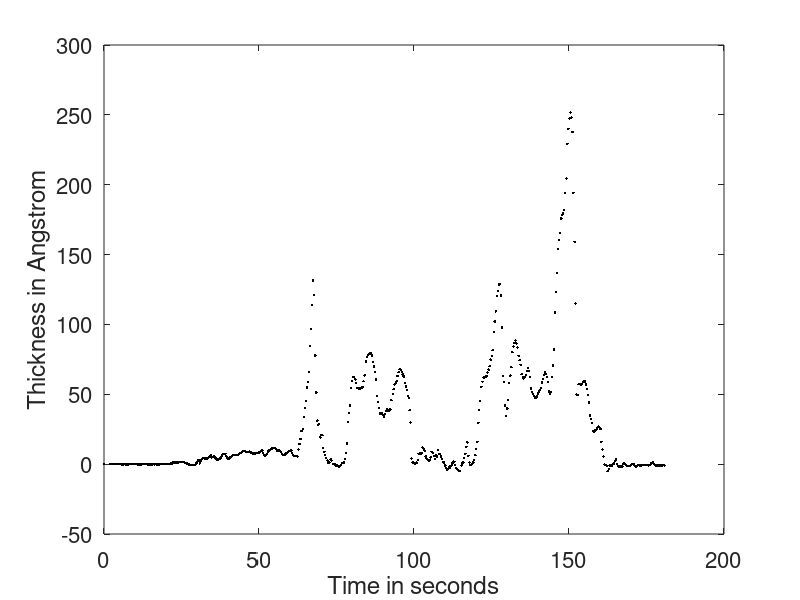

MATLAB code for this plot:
clear
clc

disp('-----------------------------------------------------------')
disp('|Beware, this code is for GNU Octave ONLY !!!             |')
disp('-----------------------------------------------------------')

%plot the whole session
close all
data=load('microbalance.txt');
time=data(:,1);
Thickness=1000*data(:,2);
plot(time,Thickness,'.k');
xlabel('Time in seconds');
ylabel('Thickness in Angstrom');
set(gca, 'fontsize', 16);
saveas(gcf,'Thickness_vs_time.png');

